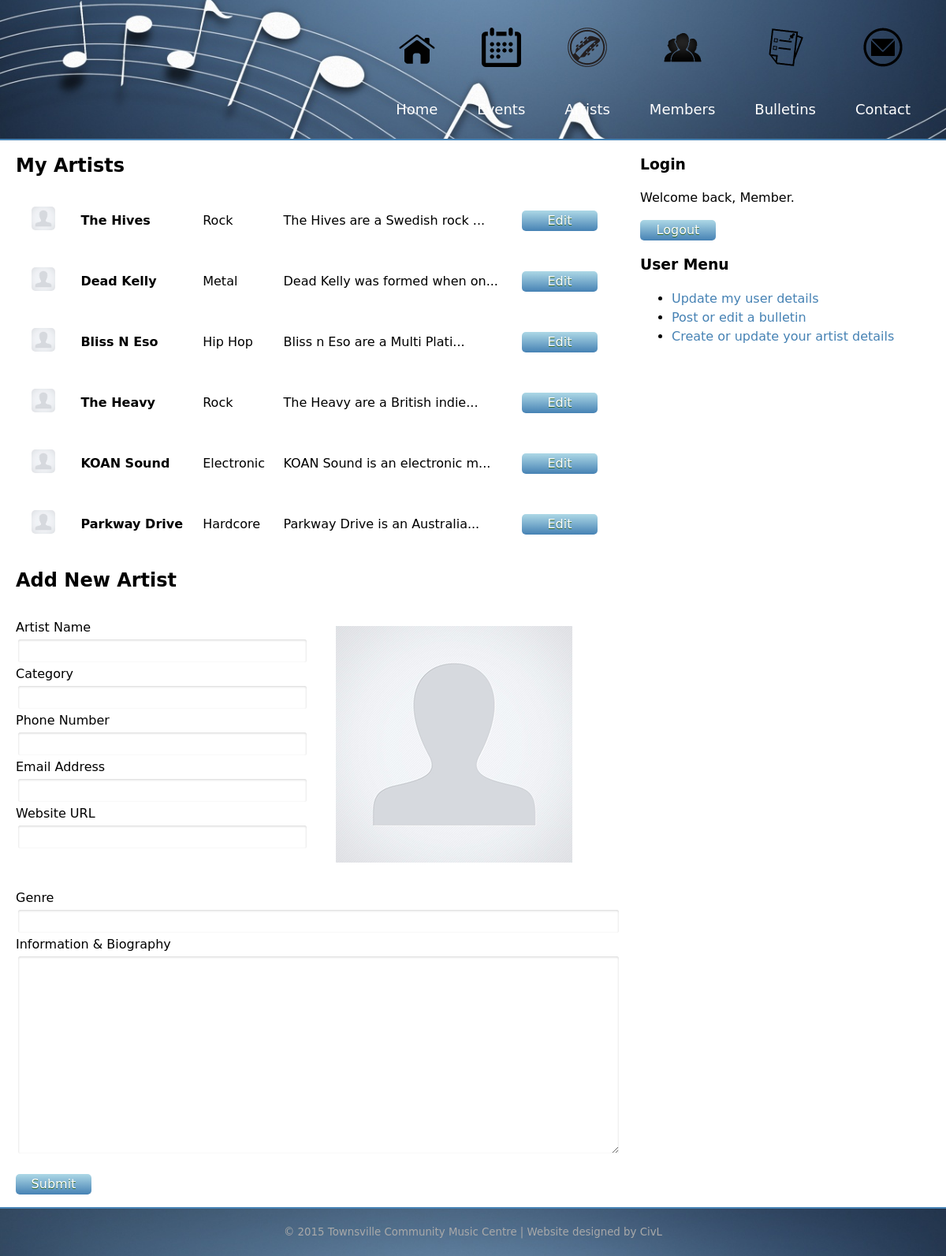
Page /editArtist.php (signed in) on the earlier database version.
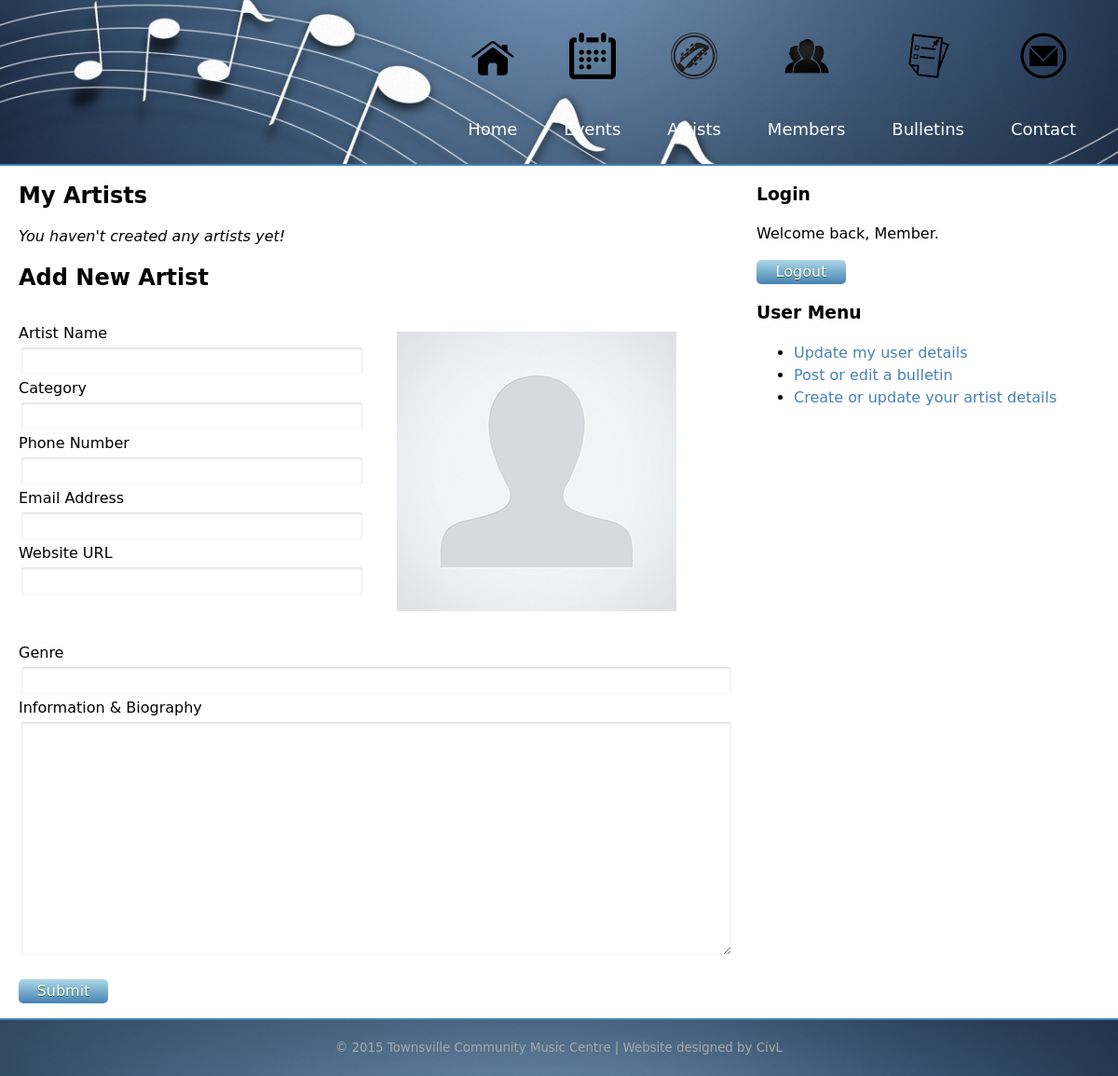
Same page on the later database version.
### tables this page shows
CREATE TABLE "artist" (
  "artist_id" integer NOT NULL PRIMARY KEY AUTOINCREMENT,
  "artist_name" text NOT NULL,
  "artist_category" text NOT NULL,
  "artist_phone" text NOT NULL,
  "artist_email" text NOT NULL,
  "artist_website" text NOT NULL,
  "artist_photo" text NOT NULL,
  "artist_genre" text NOT NULL,
  "artist_info" text NOT NULL,
  "artist_featured" text NOT NULL,
  "user_id" text NOT NULL,
  FOREIGN KEY ("user_id") REFERENCES "user" ("user_id") ON DELETE NO ACTION ON UPDATE NO ACTION
);

### editArtist.php (the view, shortened to what this page needs)
<?php include("header.php"); ?>
    <div class="container">
        <div class="row">
            <div id="main" class="col wide">
                <?php if(!isset($_SESSION['userLoggedIn']) || $_SESSION['user_status'] < 1){
                    include('moduleNoAccess.php?status=1');
                } else {
                    include("connectdb.php");
                    $select = $dat->query('select * from artist where user_id = "'. $_SESSION['user_id'] .'"');
                    $artists = $select->fetchAll(PDO::FETCH_ASSOC);
                    echo '<div class="artistMy"><h2>My Artists</h2>';
                    if(empty($artists)){
                        echo '<em>You haven\'t created any artists yet!</em>';
                    }
                    echo '<table>';
                    foreach ($artists as $row){
                        echo '<tr>';
                        echo '<td><img src="'. $row['artist_photo'] .'"></td>';
                        echo '<td><strong>'. $row['artist_name'] .'</strong></td>';
                        echo '<td>'. $row['artist_genre'] .'</td>';
                        echo '<td>'. substr($row["artist_info"], 0, 29) .'...' .'</td>';
                        echo '<td><a href="editArtist.php?artist_id='. $row['artist_id'] .'"><button>Edit</button></a></td>';
                        echo '</tr>';
                    }
                    echo '</table></div>';
                    if (isset($_GET['artist_id'])){
                        echo '<h2>Edit Artist</h2>';
                    }
                    else {
                        echo '<h2>Add New Artist</h2>';
                    } ?>
                    <form method="post" action="processArtist.php">
                        <div class="row">
                            <div class="col half">
                                <p>
                                    <label for="artist_name">Artist Name</label>
                                    <input name="artist_name" id="artist_name">
                                    <label for="artist_category">Category</label>
                                    <input name="artist_category" id="artist_category">
                                    <label for="artist_phone">Phone Number</label>
                                    <input name="artist_phone" id="artist_phone">
                                    <label for="artist_email">Email Address</label>
                                    <input name="artist_email" id="artist_email">
                                    <label for="artist_website">Website URL</label>
                                    <input name="artist_website" id="artist_website">
                                </p>
                            </div>
                            <div class="col half">
                                <p>
                                    <img src="images/artists/default.png">
                                </p>
                            </div>
                        </div>
                        <div class="row">
                            <div class="col">
                                <label for="artist_genre">Genre</label>
                                <input name="artist_genre" id="artist_genre">
                                <label for="artist_info">Information & Biography</label>
                                <textarea rows="10" name="artist_info" id="artist_info"></textarea>
                            </div>
                        </div>
                        <div class="row">
                            <div class="col">
                                <p>
                                    <button type="submit" name="submit" id="submit" value="new">Submit</button>
                                </p>
                            </div>
                        </div>
                    </form>
                <?php } ?>
            </div>
            <div id="sidebar" class="col narrow">
            </div>
        </div>
    </div>
<?php
include("footer.php"); ?>

Differences in the rows shown:
removed artist: artist_photo (placeholder picture), artist_name "The Hives", artist_genre "Rock", artist_info "The Hives are a Swedish rock"
removed artist: artist_photo (placeholder picture), artist_name "Dead Kelly", artist_genre "Metal", artist_info "Dead Kelly was formed when on"
removed artist: artist_photo (placeholder picture), artist_name "Bliss N Eso", artist_genre "Hip Hop", artist_info "Bliss n Eso are a Multi Plati"
removed artist: artist_photo (placeholder picture), artist_name "The Heavy", artist_genre "Rock", artist_info "The Heavy are a British indie"
removed artist: artist_photo (placeholder picture), artist_name "KOAN Sound", artist_genre "Electronic", artist_info "KOAN Sound is an electronic m"
removed artist: artist_photo (placeholder picture), artist_name "Parkway Drive", artist_genre "Hardcore", artist_info "Parkway Drive is an Australia"
Other differences:
text now shown: "You haven ' t created any artists yet!"
